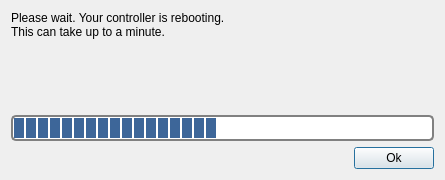
<?xml version="1.0" encoding="UTF-8"?>
<ui version="4.0">
 <class>RebootDialog</class>
 <widget class="QDialog" name="RebootDialog">
  <property name="windowModality">
   <enum>Qt::ApplicationModal</enum>
  </property>
  <property name="geometry">
   <rect>
    <x>0</x>
    <y>0</y>
    <width>445</width>
    <height>180</height>
   </rect>
  </property>
  <property name="windowTitle">
   <string>Reboot</string>
  </property>
  <property name="windowIcon">
   <iconset resource="../coreplugin/core.qrc">
    <normaloff>:/core/images/flight.png</normaloff>:/core/images/flight.png</iconset>
  </property>
  <property name="modal">
   <bool>true</bool>
  </property>
  <layout class="QVBoxLayout" name="verticalLayout">
   <item>
    <widget class="QLabel" name="label">
     <property name="sizePolicy">
      <sizepolicy hsizetype="Preferred" vsizetype="Expanding">
       <horstretch>0</horstretch>
       <verstretch>0</verstretch>
      </sizepolicy>
     </property>
     <property name="text">
      <string>&lt;html&gt;&lt;head/&gt;&lt;body&gt;&lt;p&gt;Please wait. Your controller is rebooting.&lt;br/&gt;This can take up to a minute.&lt;/p&gt;&lt;/body&gt;&lt;/html&gt;</string>
     </property>
     <property name="alignment">
      <set>Qt::AlignLeading|Qt::AlignLeft|Qt::AlignTop</set>
     </property>
     <property name="wordWrap">
      <bool>false</bool>
     </property>
    </widget>
   </item>
   <item>
    <widget class="QProgressBar" name="rebootProgressBar">
     <property name="styleSheet">
      <string notr="true">QProgressBar {
     border: 2px solid grey;
     border-radius: 5px;
     text-align: center;
 }
QProgressBar::chunk {
     background-color: #3D6699;
     width: 10px;
     margin: 0.5px;
 }</string>
     </property>
     <property name="maximum">
      <number>0</number>
     </property>
     <property name="value">
      <number>-1</number>
     </property>
    </widget>
   </item>
   <item alignment="Qt::AlignRight">
    <widget class="QPushButton" name="okButton">
     <property name="text">
      <string>Ok</string>
     </property>
     <property name="default">
      <bool>true</bool>
     </property>
    </widget>
   </item>
  </layout>
 </widget>
 <resources>
  <include location="../coreplugin/core.qrc"/>
 </resources>
 <connections/>
</ui>
